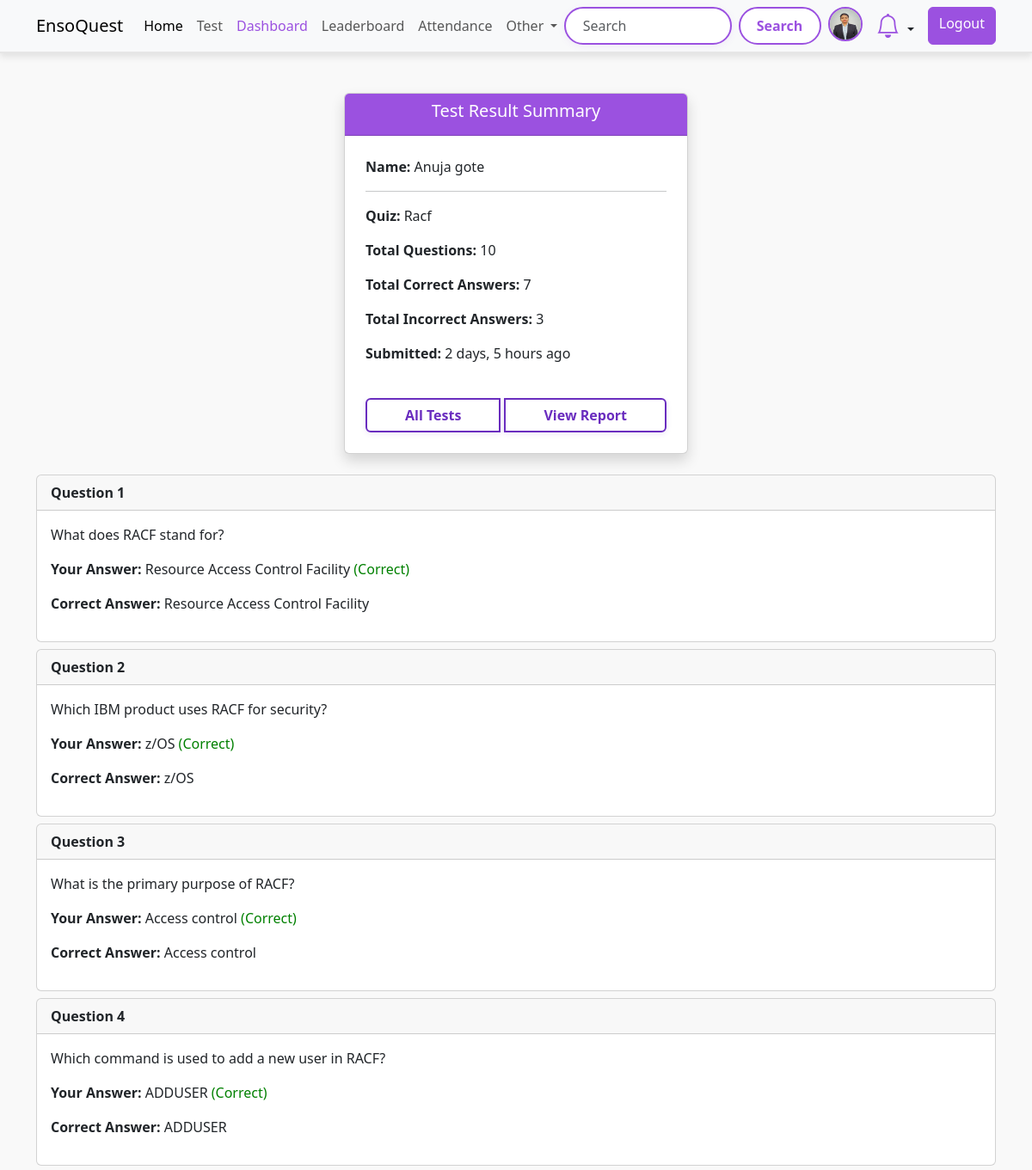
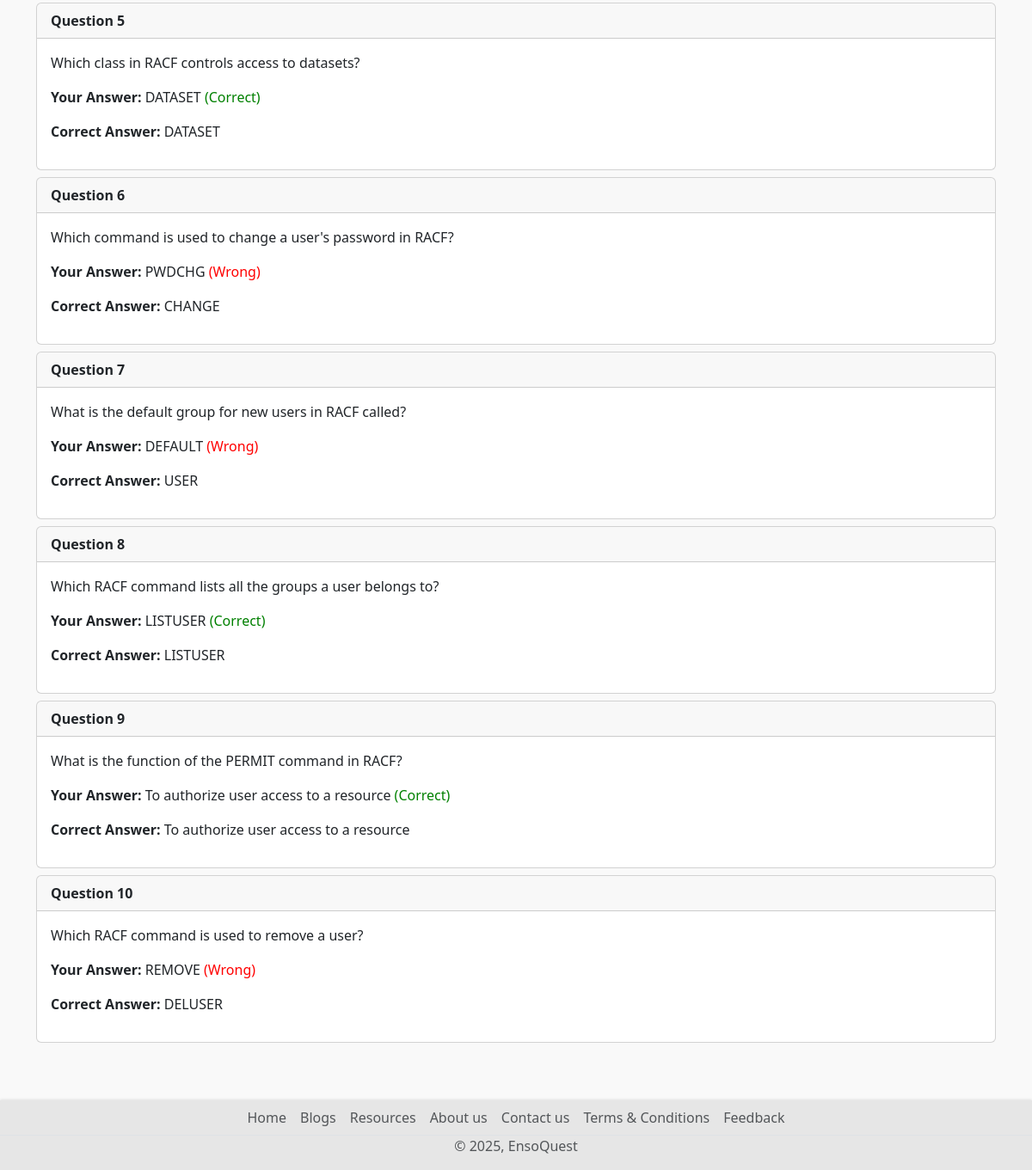
The page /quiz/80/result (signed in) on the database its author committed (2 pictures, top to bottom).
### account/models.py (models this page shows, shortened)
class Profile(models.Model):
    user = models.OneToOneField(User,on_delete=models.CASCADE, null=True,verbose_name='User Object')
    position = models.CharField(max_length=100,blank=True,null=True)
    bio = models.TextField(blank=True,null=True)
    profile_img = models.ImageField(upload_to='profile_image', default='user.png',blank=True,null=True,verbose_name= 'Profile Pic')
    @property
    def full_name(self):
      full_name = f"{self.user.first_name} {self.user.last_name}".strip()
      return full_name if full_name else None

### quiz/models.py (models this page shows, shortened)
class QuizSubmission(models.Model):
    user = models.ForeignKey(User, on_delete=models.CASCADE)
    quiz = models.ForeignKey('Quiz', on_delete=models.CASCADE)
    score = models.IntegerField()
    submitted_at = models.DateTimeField(auto_now_add=True)

class Quiz(models.Model):
    title = models.CharField(max_length=255)
    description = models.TextField()
    category = models.ForeignKey(Category, on_delete=models.CASCADE)
    quiz_file = models.FileField(upload_to='quiz/')
    created_at = models.DateTimeField(auto_now_add=True)
    updated_at = models.DateTimeField(auto_now=True)
    class Meta:
        verbose_name_plural = 'Tests'

class Question(models.Model):
    quiz = models.ForeignKey(Quiz,on_delete=models.CASCADE)
    text = models.TextField()

class Choice(models.Model):
    question = models.ForeignKey(Question,on_delete=models.CASCADE)
    text = models.CharField(max_length=255)
    is_correct = models.BooleanField(default=False)

### quiz/views.py (the view)
# urls.py: path('<int:submission_id>/result',views.quiz_result_view, name='quiz_result'),
@login_required
def quiz_result_view(request, submission_id):
    submission = get_object_or_404(QuizSubmission, id=submission_id)
    total_questions = submission.quiz.question_set.count()
    correct_answers = QuizAnswer.objects.filter(
        submission=submission,
        selected_choice__is_correct=True
    ).count()
    all_answers = QuizAnswer.objects.filter(submission=submission)
    context = {
        'submission': submission,
        'total_questions': total_questions,
        'correct_answers': correct_answers,
        'answers': all_answers,
    }
    return render(request, 'test-result.html', context)

### base/context_processors.py (called while the page is built)
def notification_count(request):
    if request.user.is_authenticated:
        unread_count = Notification.objects.filter(user=request.user, is_read=False).count()
        return {'unread_notification_count': unread_count}
    return {}

### quiz/templatetags/custom_filters.py (called while the page is built)
@register.filter
def subtract(value, arg):
    try:
        return int(value) - int(arg)
    except Exception:
        return ''

@register.filter
def get_selected(answers, question):
    if not answers:
        return None
    answer = answers.filter(question=question).first()
    if answer:
        return answer.selected_choice
    return None

### Templates/test-result.html (shortened to what this page needs)
{% extends 'index.html' %}
{% load custom_filters %}
{% block content %}
{% load static %}
<link rel="stylesheet" href="{% static 'css/test_result.css' %}">
<div class="container my-5">
    <div class="result-card">
        <div class="card shadow">
            <div class="card-header text-center bg-purple text-white">
                <h5>Test Result Summary</h5>
            </div>
            <div class="card-body">
                <p><strong>Name:</strong> {{ submission.user.profile.full_name|default:submission.user.username }}</p>
                <hr>
                <p><strong>Quiz:</strong> {{ submission.quiz.title|title }}</p>
                <p><strong>Total Questions:</strong> {{ total_questions }}</p>
                <p><strong>Total Correct Answers:</strong> {{ correct_answers }}</p>
                <p><strong>Total Incorrect Answers:</strong> {{ total_questions|subtract:correct_answers }}</p>
                <p><strong>Submitted:</strong> {{ submission.submitted_at|timesince }} ago</p>
            </div>
            <div class="btn-group text-center">
                <a href="{% url 'all_quiz' %}" class="btn btn-outline-primary">All Tests</a>
                <a href="{% url 'quiz_report' submission.quiz.id %}" class="btn btn-outline-primary">
                 View Report
                </a>
            </div>
        </div>
    </div>
    <div class="questions my-4">
        {% for question in submission.quiz.question_set.all %}
        <div class="card mb-2 question">
            <div class="card-header fw-bold">
                Question {{ forloop.counter }}
            </div>
            <div class="card-body">
                <p class="card-text">{{ question.text }}</p>
                {% with user_answer=answers|get_selected:question %}
                    <p><strong>Your Answer:</strong>
                        {% if user_answer %}
                            {{ user_answer.text }}
                            {% if user_answer.is_correct %}
                                <span style="color: green;">(Correct)</span>
                            {% else %}
                                <span style="color: red;">(Wrong)</span>
                            {% endif %}
                        {% else %}
                            <em>No answer given</em>
                        {% endif %}
                    </p>
                {% endwith %}
                <p><strong>Correct Answer:</strong>
                    {% for choice in question.choice_set.all %}
                        {% if choice.is_correct %}
                            {{ choice.text }}
                        {% endif %}
                    {% endfor %}
                </p>
            </div>
        </div>
        {% endfor %}
    </div>
</div>
{% endblock content %}

### Templates/components/navbar.html (shortened to what this page needs)
<nav class="navbar navbar-expand-lg bg-body-tertiary d-none d-lg-block">
  <div class="container">
    <a class="navbar-brand" href="{% url 'home' %}">EnsoQuest</a>
    <div class="collapse navbar-collapse" id="navbarSupportedContent">
      <ul class="navbar-nav me-auto mb-2 mb-lg-0">
        <li class="nav-item">
          <a class="nav-link active" aria-current="page" href="{% url 'home' %}">Home</a>
        </li>
        <li class="nav-item">
          <a class="nav-link" href="{% url 'all_quiz' %}">Test</a>
        </li>
        {% if request.user.is_superuser %}
          <li class="nav-item">
            <a class="nav-link" href="{% url 'dashboard' %}" style="color: #9b51e0 !important;">Dashboard</a>
          </li>
        {% endif %}
        <li class="nav-item">
          <a class="nav-link" href="{% url 'leaderboard' %}">Leaderboard</a>
        </li>
        {% if request.user.is_authenticated %}
          {% if request.user.is_superuser %}
            <li class="nav-item">
              <a class="nav-link" href="{% url 'attendance:session_list' %}">Attendance</a>
            </li>
          {% else %}
            <li class="nav-item">
              <a class="nav-link" href="{% url 'attendance:student_attendance_report' %}">Attendance</a>
            </li>
          {% endif %}
        {% endif %}
        <li class="nav-item dropdown">
          <a class="nav-link dropdown-toggle" href="#" role="button" data-bs-toggle="dropdown" aria-expanded="false">
            Other
          </a>
        </li>
      </ul>
      <form class="d-flex" role="search" action="{% url 'search_users' %}">
        <input class="form-control me-2" type="search" name="q" placeholder="Search" aria-label="Search">
        <button class="btn btn-search" type="submit">Search</button>
        {% if request.user.is_authenticated %}
          <a href="{% url 'profile' request.user.username %}" data-bs-toggle="tooltip" data-bs-placement="bottom" data-bs-title="{{ request.user.username }}" class="mx-2">
            <img src="{{ request.user.profile.profile_img.url }}" class="rounded-circle profile-img-purple" width="40" height="40" alt="profile_img">
          </a>
          <li class="nav-item dropdown list-unstyled mx-2">
            <a class="nav-link dropdown-toggle position-relative" href="#" id="notificationDropdown" data-bs-toggle="dropdown" role="button" aria-expanded="false">
              <i class="bi bi-bell fs-3 bell-purple"></i>
            </a>
          </li>
          <a href="{% url 'logout' %}" class="btn btn-log ms-2">Logout</a>
        {% else %}
          <a href="{% url 'login' %}" class="btn btn-log ms-2">Login</a>
        {% endif %}
      </form>
    </div>
  </div>
</nav>

### static/css/style.css (style rules this page uses)
body { background-color: #f9f9f9; font-family: 'Segoe UI', Tahoma, Geneva, Verdana, sans-serif; padding-top: 60px; padding-bottom: 50px; margin: 0; }
nav.navbar { position: fixed; top: 0; left: 0; right: 0; width: 100%; background-color: rgba(249, 249, 249, 0.8); box-shadow: 0 4px 8px rgba(0, 0, 0, 0.1); border-bottom: 2px solid #e6e6e6; z-index: 9999; }
.form-control[type="search"] { border: 2px solid #9b51e0; border-radius: 999px; padding: 0.5rem 1.2rem; transition: all 0.3s ease; box-shadow: 0 2px 8px rgba(155, 81, 224, 0.08); }
.navbar .btn-search { background-color: #fff; color: #9b51e0; border: 2px solid #9b51e0; border-radius: 999px; padding: 0.4rem 1.2rem; font-weight: 600; transition: all 0.3s ease; }
.navbar .btn-log, .form-inline .btn-log { background-color: #9b51e0; background: #9b51e0; border-color: #9b51e0; color: white; font-weight: 500; }
.bell-purple { color: #9b51e0 !important; }
.bg-purple { background-color: #9b51e0 !important; color: white !important; }
.profile-img-purple { border: 2px solid #9b51e0; border-radius: 50%; }

### static/css/test_result.css (style rules this page uses)
.result-card { max-width: 400px; margin: auto; }
.result-card .card-body { padding: 0 1.5rem; padding-top: 1.5rem; }
.questions { user-select: none; }
body { background-color: #f9f9f9; }
.btn-outline-primary { border: 2px solid #6a2dbf; color: #6a2dbf; box-shadow: 0 2px 6px rgba(106, 45, 191, 0.1); font-weight: 600; }
.btn-group { margin: 1.5rem; gap:5px; }

### rows shown on the page
QuizSubmission: user.profile.full_name "Anuja gote", quiz "Racf", submitted_at "2 days, 5 hours"
Question: text "What does RACF stand for?", shows "(Correct)"
Choice: text "Resource Access Control Facility"
Question: text "Which IBM product uses RACF for security?", shows "(Correct)"
Choice: text "z/OS"
Question: text "What is the primary purpose of RACF?", shows "(Correct)"
Choice: text "Access control"
Question: text "Which command is used to add a new user in RACF?", shows "(Correct)"
Choice: text "ADDUSER"
Question: text "Which class in RACF controls access to datasets?", shows "(Correct)"
Choice: text "DATASET"
Question: text "Which command is used to change a user's password in RACF?", shows "(Wrong)"
Choice: text "PWDCHG"
Choice: text "CHANGE"
Question: text "What is the default group for new users in RACF called?", shows "(Wrong)"
Choice: text "DEFAULT"
Choice: text "USER"
Question: text "Which RACF command lists all the groups a user belongs to?", shows "(Correct)"
Choice: text "LISTUSER"
Question: text "What is the function of the PERMIT command in RACF?", shows "(Correct)"
Choice: text "To authorize user access to a resource"
Question: text "Which RACF command is used to remove a user?", shows "(Wrong)"
Choice: text "REMOVE"
Choice: text "DELUSER"

### other values the page prints
{{ total_questions }} "10"
{{ correct_answers }} "7"
{{ total_questions|subtract:correct_answers }} "3"
